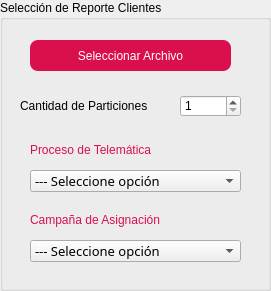
       <widget class="QGroupBox" name="Group_Selection_Starter_2">
        <property name="geometry">
         <rect>
          <x>10</x>
          <y>20</y>
          <width>271</width>
          <height>291</height>
         </rect>
        </property>
        <property name="styleSheet">
         <string notr="true">font: 63 10pt &quot;Bahnschrift SemiBold&quot;;</string>
        </property>
        <property name="title">
         <string>Selección de Reporte Clientes</string>
        </property>
        <widget class="QPushButton" name="pushButton_Select_File_2">
         <property name="geometry">
          <rect>
           <x>30</x>
           <y>40</y>
           <width>201</width>
           <height>31</height>
          </rect>
         </property>
         <property name="styleSheet">
          <string notr="true">QPushButton
{
	border-radius:8px;
	color: rgb(255, 255, 255);
	background-color: rgb(217, 16, 76);
}
QPushButton:Hover
{
	color: rgb(255, 255, 255);
	background-color: rgb(94, 94, 94);
}
QPushButton:pressed
{
	color: rgb(255, 255, 255);
	background-color: rgb(0, 0, 0);
}
</string>
         </property>
         <property name="text">
          <string>Seleccionar Archivo</string>
         </property>
         <property name="default">
          <bool>false</bool>
         </property>
        </widget>
        <widget class="QSpinBox" name="spinBox_Partitions_2">
         <property name="geometry">
          <rect>
           <x>180</x>
           <y>95</y>
           <width>61</width>
           <height>22</height>
          </rect>
         </property>
         <property name="minimum">
          <number>1</number>
         </property>
         <property name="maximum">
          <number>50</number>
         </property>
        </widget>
        <widget class="QLabel" name="label_Partitions_2">
         <property name="geometry">
          <rect>
           <x>20</x>
           <y>90</y>
           <width>168</width>
           <height>31</height>
          </rect>
         </property>
         <property name="styleSheet">
          <string notr="true">font: 63 10pt &quot;Bahnschrift SemiBold&quot;;</string>
         </property>
         <property name="text">
          <string>Cantidad de Particiones           </string>
         </property>
        </widget>
        <widget class="QLabel" name="label_Selection_Process">
         <property name="geometry">
          <rect>
           <x>30</x>
           <y>140</y>
           <width>161</width>
           <height>20</height>
          </rect>
         </property>
         <property name="styleSheet">
          <string notr="true">color: rgb(217, 16, 76);
font: 63 10pt &quot;Bahnschrift SemiBold&quot;;</string>
         </property>
         <property name="text">
          <string>Proceso de Telemática</string>
         </property>
        </widget>
        <widget class="QComboBox" name="comboBox_Selected_Process">
         <property name="geometry">
          <rect>
           <x>30</x>
           <y>170</y>
           <width>211</width>
           <height>22</height>
          </rect>
         </property>
         <property name="font">
          <font>
           <family>Bahnschrift Light</family>
           <pointsize>10</pointsize>
           <weight>3</weight>
           <italic>false</italic>
           <bold>false</bold>
          </font>
         </property>
         <property name="styleSheet">
          <string notr="true">font: 25 10pt &quot;Bahnschrift Light&quot;;</string>
         </property>
         <item>
          <property name="text">
           <string>--- Seleccione opción</string>
          </property>
         </item>
         <item>
          <property name="text">
           <string>BOT</string>
          </property>
         </item>
         <item>
          <property name="text">
           <string>EMAIL</string>
          </property>
         </item>
         <item>
          <property name="text">
           <string>IVR</string>
          </property>
         </item>
         <item>
          <property name="text">
           <string>SMS</string>
          </property>
         </item>
        </widget>
        <widget class="QComboBox" name="comboBox_Selected_Process_3">
         <property name="geometry">
          <rect>
           <x>30</x>
           <y>240</y>
           <width>211</width>
           <height>22</height>
          </rect>
         </property>
         <property name="font">
          <font>
           <family>Bahnschrift Light</family>
           <pointsize>10</pointsize>
           <weight>3</weight>
           <italic>false</italic>
           <bold>false</bold>
          </font>
         </property>
         <property name="styleSheet">
          <string notr="true">font: 25 10pt &quot;Bahnschrift Light&quot;;</string>
         </property>
         <item>
          <property name="text">
           <string>--- Seleccione opción</string>
          </property>
         </item>
         <item>
          <property name="text">
           <string>Claro</string>
          </property>
         </item>
         <item>
          <property name="text">
           <string>Crediveci</string>
          </property>
         </item>
         <item>
          <property name="text">
           <string>GM Financial</string>
          </property>
         </item>
         <item>
          <property name="text">
           <string>Habi</string>
          </property>
         </item>
         <item>
          <property name="text">
           <string>Payjoy</string>
          </property>
         </item>
         <item>
          <property name="text">
           <string>Puntored</string>
          </property>
         </item>
         <item>
          <property name="text">
           <string>Ya Dinero</string>
          </property>
         </item>
        </widget>
        <widget class="QLabel" name="label_Selection_Process_2">
         <property name="geometry">
          <rect>
           <x>30</x>
           <y>210</y>
           <width>161</width>
           <height>20</height>
          </rect>
         </property>
         <property name="styleSheet">
          <string notr="true">color: rgb(217, 16, 76);
font: 63 10pt &quot;Bahnschrift SemiBold&quot;;</string>
         </property>
         <property name="text">
          <string>Campaña de Asignación</string>
         </property>
        </widget>
       </widget>
